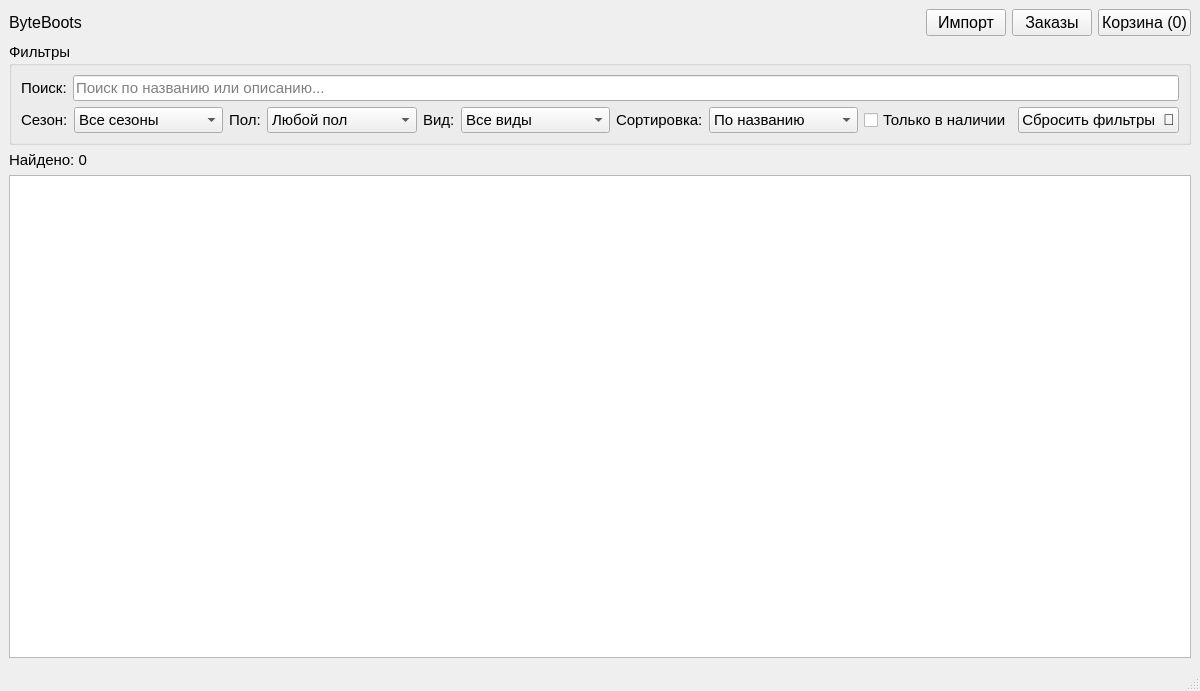
<?xml version="1.0" encoding="UTF-8"?>
<ui version="4.0">
 <class>MainWindow</class>
 <widget class="QMainWindow" name="MainWindow">
  <property name="geometry">
   <rect>
    <x>0</x>
    <y>0</y>
    <width>1200</width>
    <height>691</height>
   </rect>
  </property>
  <property name="font">
   <font>
    <pointsize>12</pointsize>
   </font>
  </property>
  <property name="windowTitle">
   <string>ByteBoots</string>
  </property>
  <widget class="QWidget" name="centralwidget">
   <layout class="QVBoxLayout" name="verticalLayout">
    <item>
     <layout class="QHBoxLayout" name="horizontalLayout_2">
      <item>
       <widget class="QLabel" name="label_logo">
        <property name="font">
         <font>
          <pointsize>12</pointsize>
         </font>
        </property>
        <property name="text">
         <string>ByteBoots</string>
        </property>
       </widget>
      </item>
      <item>
       <spacer name="horizontalSpacer">
        <property name="orientation">
         <enum>Qt::Orientation::Horizontal</enum>
        </property>
        <property name="sizeHint" stdset="0">
         <size>
          <width>40</width>
          <height>20</height>
         </size>
        </property>
       </spacer>
      </item>
      <item>
       <widget class="QPushButton" name="button_import">
        <property name="font">
         <font>
          <pointsize>12</pointsize>
         </font>
        </property>
        <property name="text">
         <string>Импорт</string>
        </property>
       </widget>
      </item>
      <item>
       <widget class="QPushButton" name="button_orders">
        <property name="font">
         <font>
          <pointsize>12</pointsize>
         </font>
        </property>
        <property name="text">
         <string>Заказы</string>
        </property>
       </widget>
      </item>
      <item>
       <widget class="QPushButton" name="button_cart">
        <property name="font">
         <font>
          <pointsize>12</pointsize>
         </font>
        </property>
        <property name="text">
         <string>Корзина (0)</string>
        </property>
       </widget>
      </item>
     </layout>
    </item>
    <item>
     <widget class="QGroupBox" name="group_filters">
      <property name="font">
       <font>
        <pointsize>11</pointsize>
       </font>
      </property>
      <property name="title">
       <string>Фильтры</string>
      </property>
      <layout class="QVBoxLayout" name="verticalLayout_4">
       <item>
        <layout class="QHBoxLayout" name="horizontalLayout_5">
         <item>
          <widget class="QLabel" name="label">
           <property name="font">
            <font>
             <pointsize>11</pointsize>
            </font>
           </property>
           <property name="text">
            <string>Поиск:</string>
           </property>
          </widget>
         </item>
         <item>
          <widget class="QLineEdit" name="edit_search">
           <property name="font">
            <font>
             <pointsize>11</pointsize>
            </font>
           </property>
           <property name="placeholderText">
            <string>Поиск по названию или описанию...</string>
           </property>
          </widget>
         </item>
        </layout>
       </item>
       <item>
        <layout class="QHBoxLayout" name="horizontalLayout_6">
         <item>
          <widget class="QLabel" name="season">
           <property name="font">
            <font>
             <pointsize>11</pointsize>
            </font>
           </property>
           <property name="text">
            <string>Сезон:</string>
           </property>
          </widget>
         </item>
         <item>
          <widget class="QComboBox" name="combo_season">
           <property name="sizePolicy">
            <sizepolicy hsizetype="Expanding" vsizetype="Fixed">
             <horstretch>0</horstretch>
             <verstretch>0</verstretch>
            </sizepolicy>
           </property>
           <property name="font">
            <font>
             <pointsize>11</pointsize>
            </font>
           </property>
           <property name="frame">
            <bool>true</bool>
           </property>
           <item>
            <property name="text">
             <string>Все сезоны</string>
            </property>
           </item>
          </widget>
         </item>
         <item>
          <widget class="QLabel" name="gender">
           <property name="font">
            <font>
             <pointsize>11</pointsize>
            </font>
           </property>
           <property name="text">
            <string>Пол:</string>
           </property>
          </widget>
         </item>
         <item>
          <widget class="QComboBox" name="combo_gender">
           <property name="sizePolicy">
            <sizepolicy hsizetype="Expanding" vsizetype="Fixed">
             <horstretch>0</horstretch>
             <verstretch>0</verstretch>
            </sizepolicy>
           </property>
           <property name="font">
            <font>
             <pointsize>11</pointsize>
            </font>
           </property>
           <item>
            <property name="text">
             <string>Любой пол</string>
            </property>
           </item>
          </widget>
         </item>
         <item>
          <widget class="QLabel" name="type">
           <property name="font">
            <font>
             <pointsize>11</pointsize>
            </font>
           </property>
           <property name="text">
            <string>Вид:</string>
           </property>
          </widget>
         </item>
         <item>
          <widget class="QComboBox" name="combo_type">
           <property name="sizePolicy">
            <sizepolicy hsizetype="Expanding" vsizetype="Fixed">
             <horstretch>0</horstretch>
             <verstretch>0</verstretch>
            </sizepolicy>
           </property>
           <property name="font">
            <font>
             <pointsize>11</pointsize>
            </font>
           </property>
           <item>
            <property name="text">
             <string>Все виды</string>
            </property>
           </item>
          </widget>
         </item>
         <item>
          <widget class="QLabel" name="sort">
           <property name="font">
            <font>
             <pointsize>11</pointsize>
            </font>
           </property>
           <property name="text">
            <string>Сортировка:</string>
           </property>
          </widget>
         </item>
         <item>
          <widget class="QComboBox" name="combo_sort">
           <property name="sizePolicy">
            <sizepolicy hsizetype="Expanding" vsizetype="Fixed">
             <horstretch>0</horstretch>
             <verstretch>0</verstretch>
            </sizepolicy>
           </property>
           <property name="font">
            <font>
             <pointsize>11</pointsize>
            </font>
           </property>
           <item>
            <property name="text">
             <string>По названию</string>
            </property>
           </item>
          </widget>
         </item>
         <item>
          <widget class="QCheckBox" name="check_in_stock">
           <property name="font">
            <font>
             <pointsize>11</pointsize>
            </font>
           </property>
           <property name="text">
            <string>Только в наличии</string>
           </property>
          </widget>
         </item>
         <item>
          <widget class="QPushButton" name="button_reset_filters">
           <property name="font">
            <font>
             <pointsize>11</pointsize>
            </font>
           </property>
           <property name="text">
            <string>Сбросить фильтры  🔄</string>
           </property>
          </widget>
         </item>
        </layout>
       </item>
      </layout>
     </widget>
    </item>
    <item>
     <widget class="QLabel" name="label_found">
      <property name="font">
       <font>
        <pointsize>11</pointsize>
       </font>
      </property>
      <property name="text">
       <string>Найдено: 0</string>
      </property>
     </widget>
    </item>
    <item>
     <widget class="QListWidget" name="list_catalog">
      <property name="font">
       <font>
        <pointsize>14</pointsize>
       </font>
      </property>
      <property name="iconSize">
       <size>
        <width>180</width>
        <height>180</height>
       </size>
      </property>
      <property name="movement">
       <enum>QListView::Movement::Static</enum>
      </property>
      <property name="resizeMode">
       <enum>QListView::ResizeMode::Adjust</enum>
      </property>
      <property name="spacing">
       <number>16</number>
      </property>
      <property name="gridSize">
       <size>
        <width>230</width>
        <height>364</height>
       </size>
      </property>
      <property name="viewMode">
       <enum>QListView::ViewMode::IconMode</enum>
      </property>
      <property name="uniformItemSizes">
       <bool>true</bool>
      </property>
     </widget>
    </item>
   </layout>
  </widget>
  <widget class="QMenuBar" name="menubar">
   <property name="geometry">
    <rect>
     <x>0</x>
     <y>0</y>
     <width>1200</width>
     <height>33</height>
    </rect>
   </property>
  </widget>
  <widget class="QStatusBar" name="statusbar"/>
 </widget>
 <resources/>
 <connections/>
</ui>
